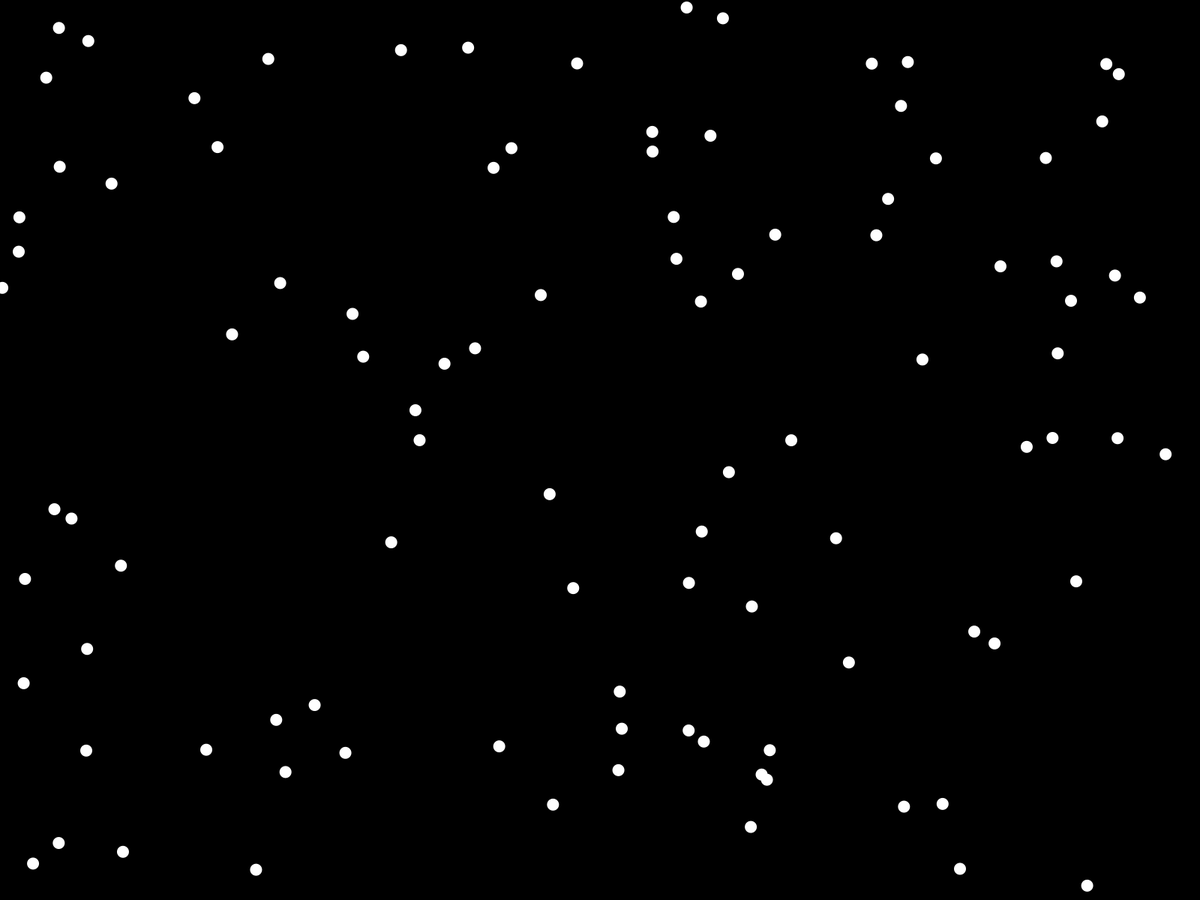
Frame 1 (no input)
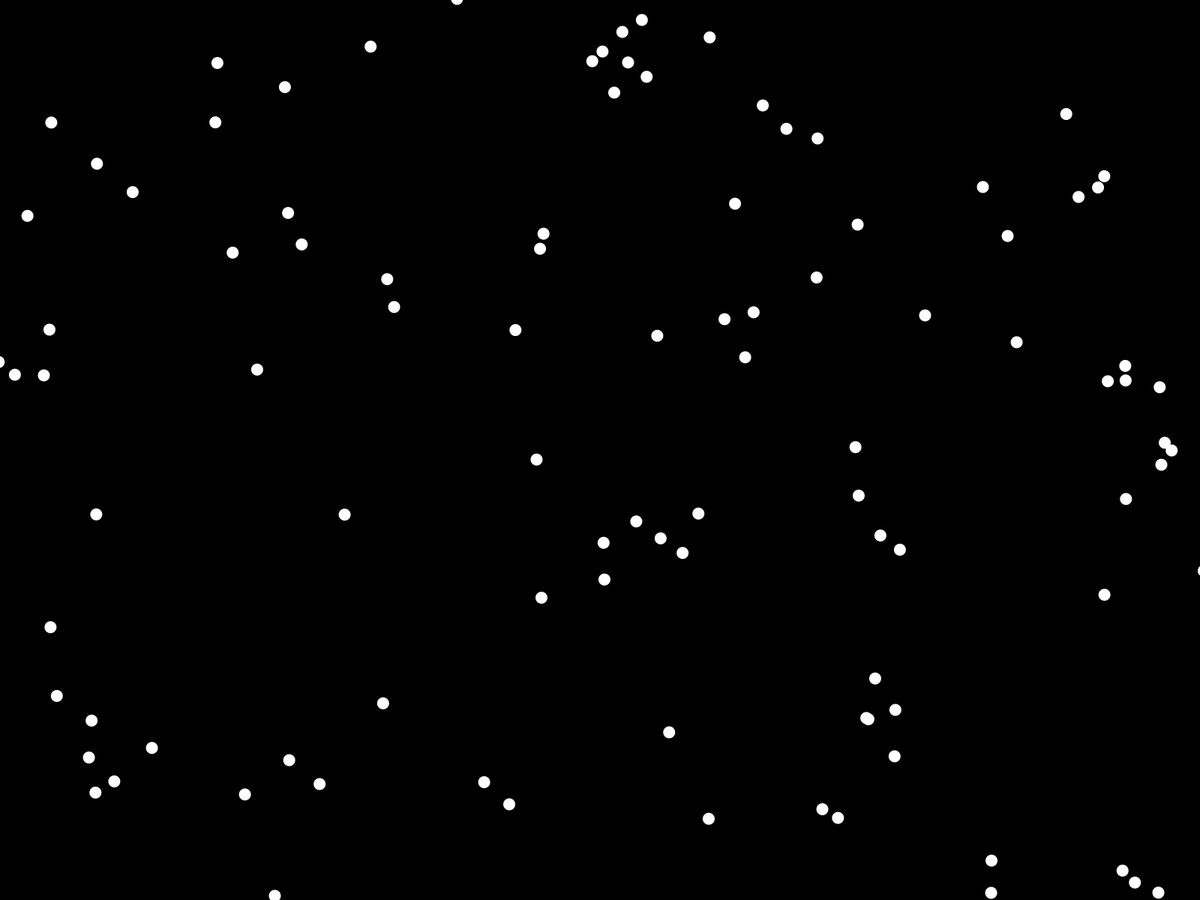
Frame 60 (the mouse pressed at the canvas centre just before this capture)
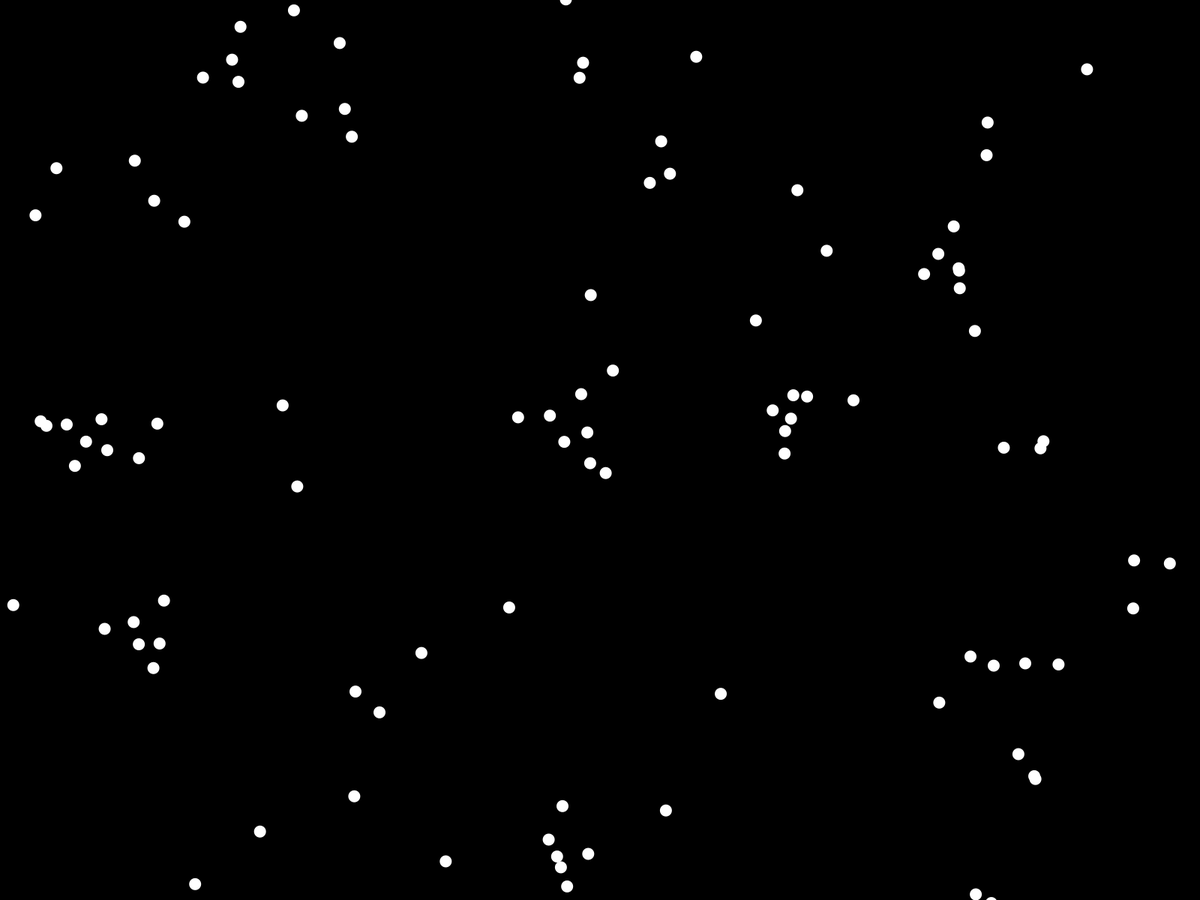
Frame 120 (the mouse held since frame 60 and released just before this capture)

The Processing sketch that drew these frames (run headless with seeded random() and noise(); from frame 60 on, the mouse is pressed at the canvas centre):

// Processing sketch: flocking
// ── flocking.pde
BoidManager manager;
void setup(){
  fullScreen();
  ellipseMode(RADIUS);
  manager = new BoidManager();
}

void draw(){
  background(0);
  manager.update();
  manager.render();
}

// ── Boid.pde
class Boid{
  PVector pos, vel, acc;
  int radius = 8;
  int localityRadius = 50;
  float maxSteeringForce = 0.2;
  float maxSpeed = 4;
  
  Boid(float x, float y){
    pos = new PVector(x, y);
    vel = new PVector();
    acc = PVector.random2D();
    acc.mult(random(0.5, 1.5));
  }
  
  void performFlocking(ArrayList<Boid> all){
    acc.add(getAlignmentForce(all));
    acc.add(getCohesionForce(all));
    acc.add(getSeparationForce(all));
  }
  
  void update(){
    vel.add(acc);
    vel.limit(maxSpeed);
    pos.add(vel);
    acc.mult(0);
    wrapToScreen();
  }
  
  void wrapToScreen(){
    if(pos.x + radius < 0) pos.x = width + radius;
    else if(pos.x - radius > width) pos.x = 0 - radius;
    if(pos.y + radius < 0) pos.y = height + radius;
    else if(pos.y - radius > height) pos.y = 0 - radius;
  }
  
  void render(){
    noStroke();
    fill(255);
    ellipse(pos.x, pos.y, radius, radius);
  }
  
  PVector getAlignmentForce(ArrayList<Boid> others){
    PVector avgVel = new PVector(0, 0);
    int count = 0;
    for(Boid other: others){
      if(other != this){
        if(dist(other.pos.x, other.pos.y, pos.x, pos.y) < localityRadius){
          avgVel.add(other.vel);
          count ++;
        }
      }
    }
    if(count > 0){
      avgVel.div(count);
      avgVel.setMag(maxSpeed);
      avgVel.sub(vel);
      avgVel.limit(maxSteeringForce);
    }
    return avgVel;
  }
  
  PVector getCohesionForce(ArrayList<Boid> others){
    PVector avgPos = new PVector(0, 0);
    int count = 0;
    for(Boid other: others){
      if(other != this){
        if(dist(other.pos.x, other.pos.y, pos.x, pos.y) < localityRadius){
          avgPos.add(other.pos);
          count ++;
        }
      }
    }
    if(count > 0){
      avgPos.div(count);
      avgPos.sub(pos);
      avgPos.setMag(maxSpeed);
      avgPos.sub(vel);
      avgPos.limit(maxSteeringForce);
    }
    return avgPos;
  }
  
  PVector getSeparationForce(ArrayList<Boid> others){
    PVector separation = new PVector(0, 0);
    int count = 0;
    for(Boid other: others){
      if(other != this){
        float distance = dist(other.pos.x, other.pos.y, pos.x, pos.y);
        if(dist(other.pos.x, other.pos.y, pos.x, pos.y) < localityRadius){
          PVector diff = PVector.sub(pos, other.pos);
          diff.mult(1 / distance);
          separation.add(diff);
          count ++;
        }
      }
    }
    if(count > 0){
      separation.div(count);
      separation.setMag(maxSpeed);
      separation.sub(vel);
      separation.limit(maxSteeringForce);
    }
    return separation;
  }
}

// ── BoidManager.pde
class BoidManager{
  ArrayList<Boid> flock;
  int numBoids = 100;
  
  BoidManager(){
    flock = new ArrayList();
    for(int i = 0; i < numBoids; i++){
      flock.add(new Boid(random(width), random(height)));
    }
  }
  
  void update(){
    for(Boid b: flock){
      b.performFlocking(flock);
      b.update();
    }
  }
  
  void render(){
    for(Boid b: flock){
      b.render();
    }
  }
}
